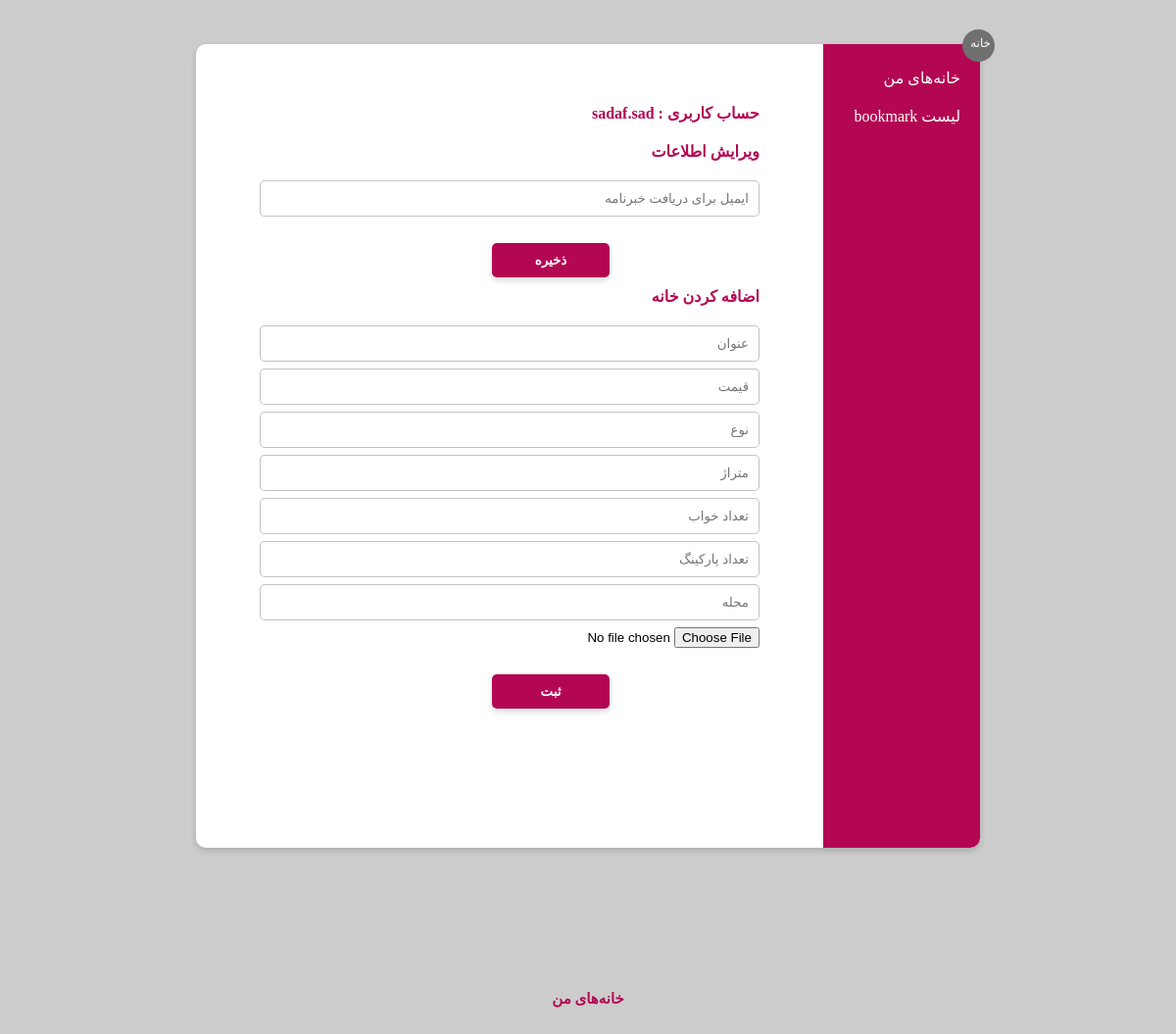
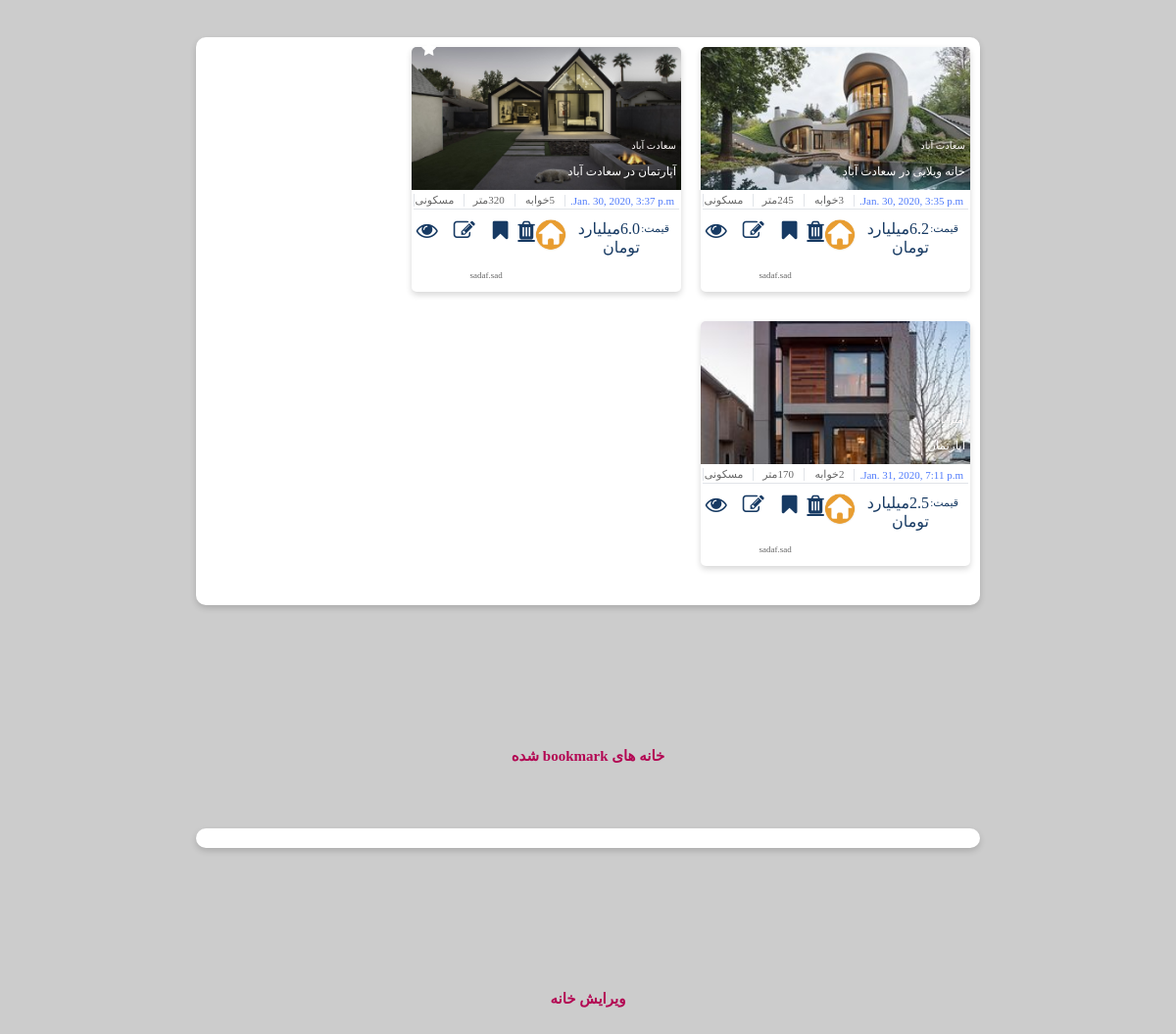
Screenshot of /homes/myHomes (signed in) with the database file from the repository (2 pictures, top to bottom).
### homes/models.py (models this page shows)
class Housing(models.Model):
    title = models.CharField(max_length=200)
    price = models.FloatField()
    type = models.CharField(max_length=50)
    area = models.IntegerField()
    bedrooms = models.IntegerField()
    parkings = models.IntegerField()
    locality = models.CharField(max_length=200)
    created_at = models.DateTimeField(auto_now_add=True)
    pic = models.CharField(max_length=200 ,null=True)
    estate = models.CharField(max_length=50)
    star = models.BooleanField(default=False)

### homes/views.py (the view)
# urls.py: path('myHomes', views.showMyHomes ,name='myHomes'),
def showMyHomes(request):
    estate = None
    if request.user.is_authenticated:
        estate = request.user.username
    h = Housing.objects.filter(estate=estate)
    usernameHome = None
    if request.user.is_authenticated:
        usernameHome = request.user.username
    gotodiv = 'sec4Grid'
    return render(request, 'normalUser.html', {'results': h, 'username':usernameHome, 'jump':gotodiv})

### homes/templates/normalUser.html (shortened to what this page needs)
{% load static %}
<!DOCTYPE html PUBLIC "-//W3C//DTD XHTML 1.0 Strict//EN" "http://www.w3.org/TR/xhtml1/DTD/xhtml1-strict.dtd">
<html xmlns="http://www.w3.org/1999/xhtml">
        <head>
            <link rel="stylesheet"
          href="https://cdnjs.cloudflare.com/ajax/libs/font-awesome/4.7.0/css/font-awesome.min.css"/>
                <link rel="stylesheet" href={% static "CSS/normalUserStyle.css" %} />
        </head>
        <body>
            <div id="background">
                <div id="infoPage" style="height: 820px;margin-top: 45px;margin-bottom: 45px">
                    <div id="cancelButton" >
                        <a href={% url 'index' %} style="font-size: 12px; color: white; text-decoration: none;width: 100%;margin-left: auto;margin-right: 4px; margin-top: 7px;display: block;">خانه</a>
                    </div>
                    <div id="sidebar" style="position:relative;">
                        <a  href={% url "myHomes" %} id="headerForForm" style="color:white;padding-top: 10px;padding-right: 20px;position: relative;top: 25px;cursor: pointer;text-decoration: none;">خانه‌های من</a>
                        <a  href={% url "bookmarks" %} id="headerForForm" style="color:white;padding-top: 30px;margin-top: 30px ;padding-right: 20px;position: relative;top: 45px;cursor: pointer;text-decoration: none;">لیست bookmark</a>
                    </div>
                    <div id="formBar">
                        <div id="form">
                            <div class="selectionBar">
                                <h1 id="headerForForm">حساب کاربری : {{ username }}</h1>
                                <form method="POST" action="changeEmail">
                                <h1 id="headerForForm">ویرایش اطلاعات</h1>
                                <div id="completionForm">
                                    <div class="input">
                                            <input class="text" placeholder="ایمیل برای دریافت خبرنامه" type="text" name="newEmail" value="" required />
                                    </div>
                                    <button class="form-submit-button" type="submit" >ذخیره</button>
                                </div>
                                </form>
                            </div>
                            <div class="selectionBar">
                                <form method="POST" action="addHouse">
                                <h1 id="headerForForm">اضافه کردن خانه</h1>
                                <div id="completionForm">
                                    <div class="input">
                                            <input class="text" placeholder="عنوان" type="text" name="hometitle" value="" required />
                                    </div>
                                    <div class="input">
                                            <input class="text" placeholder="قیمت" type="text" name="homeprice" value="" required />
                                    </div>
                                    <div class="input">
                                            <input class="text" placeholder="نوع" type="text" name="hometype" value="" required />
                                    </div>
                                    <div class="input">
                                            <input class="text" placeholder="متراژ" type="text" name="homearea" value="" required />
                                    </div>
                                    <div class="input">
                                            <input class="text" placeholder="تعداد خواب" type="text" name="homebedrooms" value="" required />
                                    </div>
                                    <div class="input">
                                            <input class="text" placeholder="تعداد پارکینگ" type="text" name="homeparkings" value="" required />
                                    </div>
                                    <div class="input">
                                            <input class="text" placeholder="محله" type="text" name="homelocality" value="" required />
                                    </div>
                                    <div class="input">
                                            <input type="file" placeholder="عکس" name="homepic" accept="image/*">
                                    </div>
                                    <button class="form-submit-button" type="submit" >ثبت</button>
                                </div>
                                </form>
                            </div>
                        </div>
                    </div>
                </div>
                <div id="sec4Head" style="margin-top: 100px">خانه‌های من </div>
                <div id="infoPage" style="margin-top: 45px;margin-bottom: 45px">
                                <div id="sec4Grid">
                    {% for result in results %}
                     <div class="sec4Cards">
                        <div class="sec4Imgs"
                             style="background-image: url({{ result.pic}});">
                            <div class="sec4ImgsInfo">
                                <div>{{ result.title }}</div>
                            </div>
                            <div class="sec4ImgsInfo2">
                                <div>{{ result.locality }}</div>
                            </div>
                            {% if result.star %}
                                <div class="fa fa-star" style="color: white;position: relative;right: 250px;top:-40px;font-size: 16px"></div>
                            {% endif %}
                        </div>
                        <div class="sec4Info">
                            <div class="sec4details">
                                <div class="bluedetails4">
                                    <div >{{ result.created_at }}</div>
                                </div>
                                <div class="details4">
                                    <div>{{ result.bedrooms }}خوابه</div>
                                </div>
                                <div class="details4">
                                    <div>{{result.area}}متر </div>
                                </div>
                                <div class="details4">
                                    <div>{{ result.type }}</div>
                                </div>
                            </div>
                            <div class="sec4Price">
                                <div class="priceTex4">
                                    <div class="details42">
                                        <div class="details42small">قیمت:</div>
                                        <div>{{ result.price }}میلیارد تومان </div>
                                    </div>
                                </div>
                                <div class="sec4LogoDiv" style="flex-direction: column">
                                    <div style="display: flex;flex-direction: row">
                                        <img class="sec4Logo" src="/static/homeImgs/homeEstate.png">
                                    <a class="fa fa-trash singleAction"  href="{% url 'deleteHousing' select=result.id %}"  aria-hidden="true" style="color: #173a63;font-size: 22px; "></a>
                                    <a class="fa fa-bookmark singleAction"  href="{% url 'bookmarkHousing' select=result.id %}"  aria-hidden="true" style="color: #173a63;font-size: 22px; margin-right: 10px;margin-left: 10px;text-decoration: none "></a>
                                    <a class="fa fa-edit singleAction"  href="{% url 'editHousing' select=result.id %}"  aria-hidden="true" style="color: #173a63;font-size: 22px; margin-right: 8px;margin-left: 8px;text-decoration: none "></a>
                                    <a class="fa fa-eye singleAction"  href="{% url 'showSpecificHouse' select=result.id %}"  aria-hidden="true" style="color: #173a63;font-size: 22px; margin-right: 8px;margin-left: 10px;text-decoration: none "></a>
                                    </div>
                                    <span class="sec4LogoText" style="margin-top: 20px">{{ result.estate }}</span></div>
                            </div>
                        </div>
                    </div>
                    {% endfor %}
                </div>
                </div>
                <div id="sec4Head‌Bookmark" style="margin-top: 100px;     text-align: center;align-self: center;text-decoration: none;font-size: 15px;color: #b30753;margin-bottom: 20px;font-weight: 800;border-left-color: #b30753;border-left-width: thick;">خانه های bookmark شده</div>
                <div id="infoPage" style="margin-top: 45px;margin-bottom: 45px">
                </div>
            <div id="sec4Head" style="margin-top: 100px">ویرایش خانه </div>
            </div>
        </body>
</html>

### rows the page displays
Housing: pic (picture), title "خانه ویلایی در سعادت آباد", locality "سعادت آباد", created_at "Jan. 30, 2020, 3:35 p.m.", bedrooms "3", area "245", type "مسکونی", price "6.2", estate "sadaf.sad"
Housing: pic (picture), title "آپارتمان در سعادت آباد", locality "سعادت آباد", star True (drawn), created_at "Jan. 30, 2020, 3:37 p.m.", bedrooms "5", area "320", type "مسکونی", price "6.0", estate "sadaf.sad"
Housing: pic (picture), title "آپارتمان", locality "امیرآباد", created_at "Jan. 31, 2020, 7:11 p.m.", bedrooms "2", area "170", type "مسکونی", price "2.5", estate "sadaf.sad"

### other values shown
{{ username }} "sadaf.sad"
